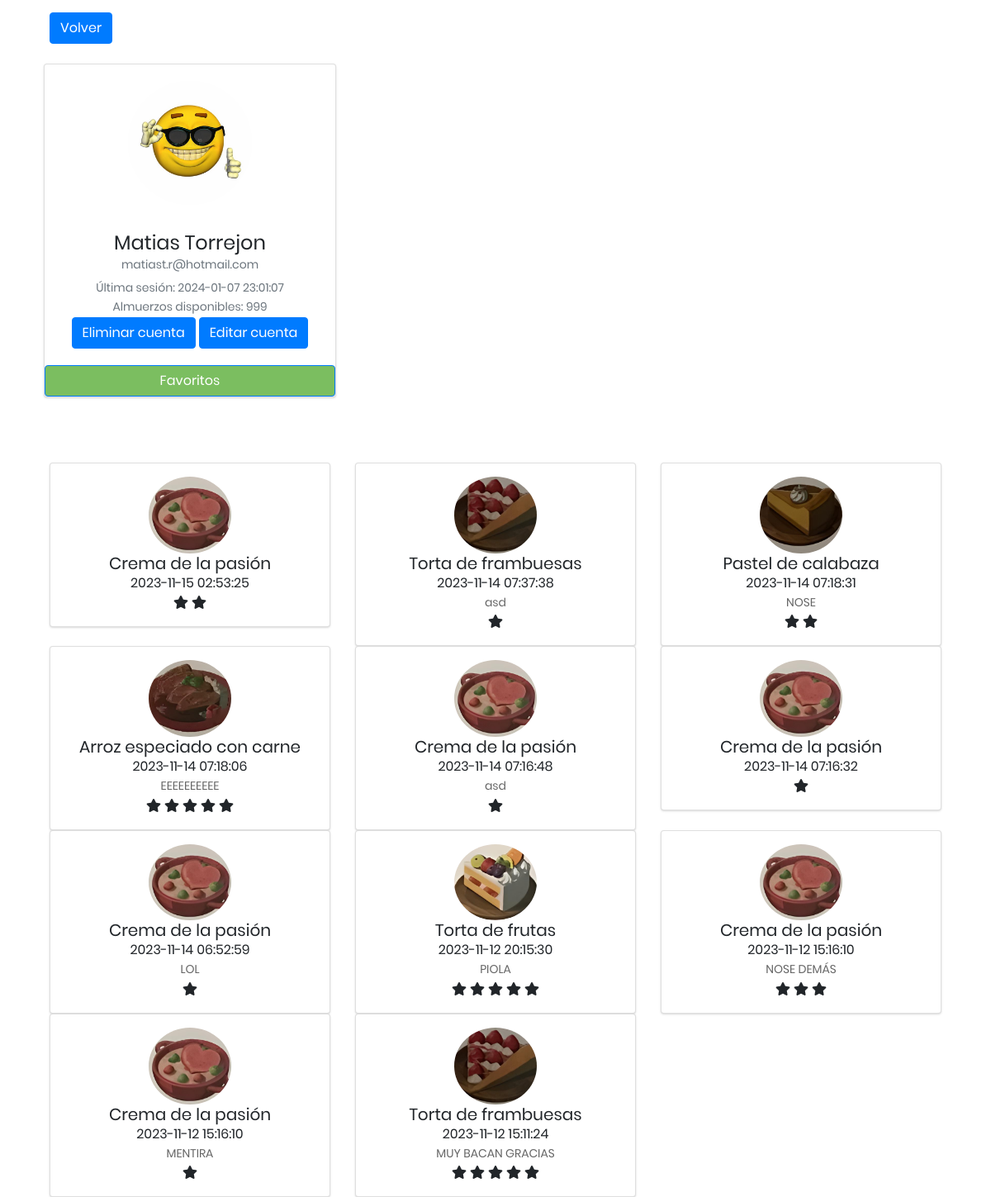
/PHP/info.php (signed in), run on the app's committed database.
### tables this page shows
CREATE TABLE `recetas` (
  `id_receta` int(11) NOT NULL,
  `nombre` varchar(50) NOT NULL,
  `imagen` varchar(100) NOT NULL,
  `tipo` int(11) NOT NULL,
  `tiempo_prep` int(11) NOT NULL,
  `instrucciones` text NOT NULL,
  `apt_diabeticos` tinyint(1) NOT NULL,
  `apt_intolerantes` tinyint(1) NOT NULL,
  `tiene_gluten` tinyint(1) NOT NULL,
  `vegano` tinyint(1) NOT NULL
);

### PHP/info.php (the view, shortened to what this page needs)
<?php
$id_usuario = $_SESSION['id_usuario'];
$conexion = mysqli_connect("localhost", "root", "", "sabor_usm");
$consulta = "SELECT res.calificacion AS calificacion,
                    res.comentario AS comentario,
                    res.fecha AS fecha,
                    rec.nombre AS nombre_receta,
                    rec.imagen AS imagen_receta
              FROM reseñas res
              JOIN recetas rec ON res.id_receta = rec.id_receta
              WHERE res.id_usuario = '$id_usuario'
              ORDER BY res.fecha DESC
            ";
$resultado_consulta = $conexion -> query($consulta);
?>
<!DOCTYPE html>
<html lang="es">
<head>
    <link rel="stylesheet" href="info_assets/css info/info.css">
    <link rel="stylesheet" href="info_assets/css info/bootstrap.min.css">
    <link rel="stylesheet" type="text/css" href="css/main.css">
    <link rel="stylesheet" href="assets/css/fontawesome.min.css">
</head>
<body>
<div class="container">
    <div class="main-body" >
    <a href="home.php" class="btn btn-primary">Volver</a>
				<div>&nbsp</div>
          <div class="row gutters-sm" >
            <div class="col-md-4 mb-3">
              <div class="card" >
                <div class="card-body">
                  <div class="d-flex flex-column align-items-center text-center">
                    <img src="info_assets/img info/bola.jpg" alt="Admin" class="rounded-circle" width="150">
                    <div class="mt-3">
                    <div class="mt-3">
                      <h4> <?php echo $_SESSION['nombre']; ?> </h4>
                      <p class="text-secondary mb-1"> <?php echo $_SESSION['correo']; ?> </p>
                      <p class="text-muted font-size-sm">Última sesión: <?php echo $_SESSION['fecha_login']; ?> </p>
                      <p class="text-muted font-size-sm">Almuerzos disponibles: <?php echo $_SESSION['almuerzos']; ?> </p>
                      <button class="btn btn-primary" onclick="confirmarEliminacion()">Eliminar cuenta</button>
                      <a href="edit_info.php" class="btn btn-primary">Editar cuenta</a>
                      </div>
                    </div>
                  </div>
                </div>
                <a href="favoritos_usuario.php?seccion=info.php" class="btn btn-primary" style="background-color: #7BBE60; color: #ffffff;;">Favoritos</a>
              </div>
          </div>
        </div>
    </div>
<div class="container mt-5 mb-5">
  <div class="row g-2">
    <?php
    while($fila = $resultado_consulta -> fetch_assoc()){
      $nombre_receta = $fila['nombre_receta'];
      $imagen_receta = $fila['imagen_receta'];
      $fecha_reseña = $fila['fecha'];
      $comentario_reseña = $fila['comentario'];
      $calif_receta = $fila['calificacion'];
      echo'
      <div class="col-md-4">
        <div class="card p-3 text-center px-4">
          <div class="user-image">
            <img src=" '. $imagen_receta .' " class="rounded-circle" width="100">
            <div class="user-content">
              <h5 class="mb-0">' . $nombre_receta . '</h5>
              <span>' . $fecha_reseña . '</span>
              <p>' . $comentario_reseña . '</p>
            </div>
            <div class="ratings">';
            for($i = 1; $i <= $calif_receta; $i++){
              echo'
                <i class="fa fa-star"></i>';
            }
          echo'
            </div>
          </div>
        </div>
      </div>';
    }
    ?>
  </div>
</div>
</body>
</html>

### info_assets/css info/info.css (style rules this page uses)
body { margin-top:20px; color: #1a202c; text-align: left; background-color: #e2e8f0; }
.main-body { padding: 15px; }
.card { box-shadow: 0 1px 3px 0 rgba(0,0,0,.1), 0 1px 2px 0 rgba(0,0,0,.06); }
.card { position: relative; display: flex; flex-direction: column; min-width: 0; word-wrap: break-word; background-color: #fff; background-clip: border-box; border: 0 solid rgba(0,0,0,.125); border-radius: .25rem; }
.card-body { flex: 1 1 auto; min-height: 1px; padding: 1rem; }
.gutters-sm { margin-right: -8px; margin-left: -8px; }
.gutters-sm>.col, .gutters-sm>[class*=col-] { padding-right: 8px; padding-left: 8px; }
.mb-3, .my-3 { margin-bottom: 1rem!important; }

### css/main.css (style rules this page uses)
* { margin: 0px; padding: 0px; box-sizing: border-box; }
body, html { height: 100%; font-family: Poppins-Regular, sans-serif; }
a { font-family: Poppins-Regular; font-size: 14px; line-height: 1.7; color: #666666; margin: 0px; transition: all 0.4s; -webkit-transition: all 0.4s; -o-transition: all 0.4s; -moz-transition: all 0.4s; }
h1,h2,h3,h4,h5,h6 { margin: 0px; }
p { font-family: Poppins-Regular; font-size: 14px; line-height: 1.7; color: #666666; margin: 0px; }
button { outline: none !important; border: none; background: transparent; }

### data on the page
reseñas: id_receta.imagen (picture), id_receta.nombre "Crema de la pasión", fecha "2023-11-15 02:53:25", calificacion 2 (drawn)
reseñas: id_receta.imagen (picture), id_receta.nombre "Torta de frambuesas", fecha "2023-11-14 07:37:38", comentario "asd", calificacion 1 (drawn)
reseñas: id_receta.imagen (picture), id_receta.nombre "Pastel de calabaza", fecha "2023-11-14 07:18:31", comentario "NOSE", calificacion 2 (drawn)
reseñas: id_receta.imagen (picture), id_receta.nombre "Arroz especiado con carne", fecha "2023-11-14 07:18:06", comentario "EEEEEEEEEE", calificacion 5 (drawn)
reseñas: id_receta.imagen (picture), id_receta.nombre "Crema de la pasión", fecha "2023-11-14 07:16:48", comentario "asd", calificacion 1 (drawn)
reseñas: id_receta.imagen (picture), id_receta.nombre "Crema de la pasión", fecha "2023-11-14 07:16:32", calificacion 1 (drawn)
reseñas: id_receta.imagen (picture), id_receta.nombre "Crema de la pasión", fecha "2023-11-14 06:52:59", comentario "LOL", calificacion 1 (drawn)
reseñas: id_receta.imagen (picture), id_receta.nombre "Torta de frutas", fecha "2023-11-12 20:15:30", comentario "PIOLA", calificacion 5 (drawn)
reseñas: id_receta.imagen (picture), id_receta.nombre "Crema de la pasión", fecha "2023-11-12 15:16:10", comentario "NOSE DEMÁS", calificacion 3 (drawn)
reseñas: id_receta.imagen (picture), id_receta.nombre "Crema de la pasión", fecha "2023-11-12 15:16:10", comentario "MENTIRA", calificacion 1 (drawn)
reseñas: id_receta.imagen (picture), id_receta.nombre "Torta de frambuesas", fecha "2023-11-12 15:11:24", comentario "MUY BACAN GRACIAS", calificacion 5 (drawn)

### other printed values
$_SESSION['nombre'] "Matias Torrejon"
$_SESSION['correo'] "matiast.r@hotmail.com"
$_SESSION['fecha_login'] "2024-01-07 23:01:07"
$_SESSION['almuerzos'] "999"
